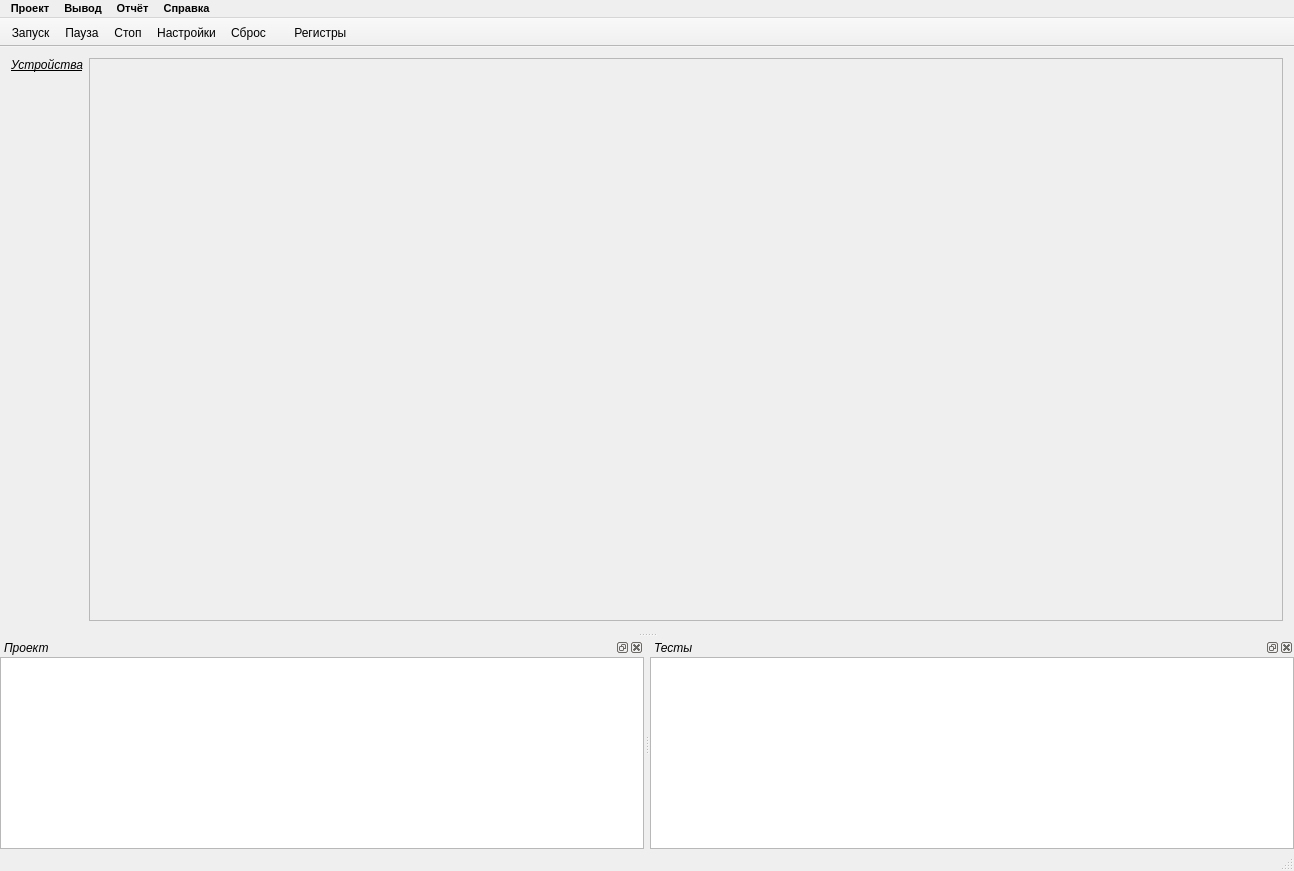
<?xml version="1.0" encoding="UTF-8"?>
<ui version="4.0">
 <class>MainWindow</class>
 <widget class="QMainWindow" name="MainWindow">
  <property name="geometry">
   <rect>
    <x>0</x>
    <y>0</y>
    <width>1294</width>
    <height>871</height>
   </rect>
  </property>
  <property name="windowTitle">
   <string>Программа управления тестированием ВСК</string>
  </property>
  <property name="windowIcon">
   <iconset resource="tgca.qrc">
    <normaloff>:/pictogram/icon-O-30.png</normaloff>:/pictogram/icon-O-30.png</iconset>
  </property>
  <widget class="QWidget" name="centralWidget">
   <layout class="QGridLayout" name="gridLayout">
    <item row="0" column="0">
     <layout class="QVBoxLayout" name="deviceLayout">
      <item>
       <widget class="QLabel" name="labeDevicesTitle">
        <property name="font">
         <font>
          <weight>50</weight>
          <italic>true</italic>
          <bold>false</bold>
          <underline>true</underline>
         </font>
        </property>
        <property name="contextMenuPolicy">
         <enum>Qt::CustomContextMenu</enum>
        </property>
        <property name="text">
         <string>Устройства</string>
        </property>
        <property name="alignment">
         <set>Qt::AlignBottom|Qt::AlignHCenter</set>
        </property>
       </widget>
      </item>
      <item>
       <layout class="QVBoxLayout" name="devices"/>
      </item>
      <item>
       <spacer name="verticalSpacer">
        <property name="orientation">
         <enum>Qt::Vertical</enum>
        </property>
        <property name="sizeHint" stdset="0">
         <size>
          <width>20</width>
          <height>40</height>
         </size>
        </property>
       </spacer>
      </item>
     </layout>
    </item>
    <item row="0" column="1">
     <widget class="QScrollArea" name="scrollArea">
      <property name="widgetResizable">
       <bool>true</bool>
      </property>
      <widget class="QWidget" name="scrollLayout">
       <property name="geometry">
        <rect>
         <x>0</x>
         <y>0</y>
         <width>1206</width>
         <height>549</height>
        </rect>
       </property>
       <layout class="QVBoxLayout" name="verticalLayout">
        <item>
         <layout class="QVBoxLayout" name="tests"/>
        </item>
        <item>
         <spacer name="verticalSpacer_2">
          <property name="orientation">
           <enum>Qt::Vertical</enum>
          </property>
          <property name="sizeHint" stdset="0">
           <size>
            <width>20</width>
            <height>266</height>
           </size>
          </property>
         </spacer>
        </item>
       </layout>
      </widget>
     </widget>
    </item>
   </layout>
  </widget>
  <widget class="QToolBar" name="mainToolBar">
   <property name="font">
    <font>
     <pointsize>9</pointsize>
     <weight>50</weight>
     <bold>false</bold>
    </font>
   </property>
   <property name="windowTitle">
    <string>Панель инструментов</string>
   </property>
   <property name="movable">
    <bool>false</bool>
   </property>
   <property name="iconSize">
    <size>
     <width>20</width>
     <height>20</height>
    </size>
   </property>
   <property name="toolButtonStyle">
    <enum>Qt::ToolButtonTextUnderIcon</enum>
   </property>
   <property name="floatable">
    <bool>false</bool>
   </property>
   <attribute name="toolBarArea">
    <enum>TopToolBarArea</enum>
   </attribute>
   <attribute name="toolBarBreak">
    <bool>false</bool>
   </attribute>
   <addaction name="actRun"/>
   <addaction name="actPause"/>
   <addaction name="actStop"/>
   <addaction name="actSettings"/>
   <addaction name="actCancellation"/>
   <addaction name="actConfiguration"/>
  </widget>
  <widget class="QMenuBar" name="menuBar">
   <property name="geometry">
    <rect>
     <x>0</x>
     <y>0</y>
     <width>1294</width>
     <height>19</height>
    </rect>
   </property>
   <property name="font">
    <font>
     <pointsize>8</pointsize>
     <weight>75</weight>
     <bold>true</bold>
    </font>
   </property>
   <widget class="QMenu" name="project">
    <property name="font">
     <font>
      <pointsize>9</pointsize>
     </font>
    </property>
    <property name="title">
     <string>Проект</string>
    </property>
    <widget class="QMenu" name="menuTests">
     <property name="title">
      <string>Добавить тест</string>
     </property>
     <property name="icon">
      <iconset resource="tgca.qrc">
       <normaloff>:/pictogram/runtonewscript.png</normaloff>:/pictogram/runtonewscript.png</iconset>
     </property>
     <addaction name="actCreateTest"/>
     <addaction name="actLoadTest"/>
    </widget>
    <addaction name="actLoadPrj"/>
    <addaction name="actSavePrj"/>
    <addaction name="actAddDevice"/>
    <addaction name="menuTests"/>
   </widget>
   <widget class="QMenu" name="report">
    <property name="font">
     <font>
      <pointsize>9</pointsize>
     </font>
    </property>
    <property name="title">
     <string>Отчёт</string>
    </property>
    <addaction name="actCreateRep"/>
    <addaction name="actPrintRep"/>
   </widget>
   <widget class="QMenu" name="reference">
    <property name="font">
     <font>
      <pointsize>9</pointsize>
     </font>
    </property>
    <property name="title">
     <string>Справка</string>
    </property>
    <addaction name="actAbout"/>
    <addaction name="actHelp"/>
   </widget>
   <widget class="QMenu" name="outputMenu">
    <property name="title">
     <string>Вывод</string>
    </property>
   </widget>
   <addaction name="project"/>
   <addaction name="outputMenu"/>
   <addaction name="report"/>
   <addaction name="reference"/>
  </widget>
  <widget class="QStatusBar" name="statusBar"/>
  <widget class="QDockWidget" name="dockPro">
   <property name="font">
    <font>
     <weight>50</weight>
     <italic>true</italic>
     <bold>false</bold>
    </font>
   </property>
   <property name="floating">
    <bool>false</bool>
   </property>
   <property name="windowTitle">
    <string>Проект</string>
   </property>
   <attribute name="dockWidgetArea">
    <number>8</number>
   </attribute>
   <widget class="QWidget" name="dockWidgetContents">
    <layout class="QGridLayout" name="gridLayout_2">
     <property name="leftMargin">
      <number>0</number>
     </property>
     <property name="topMargin">
      <number>0</number>
     </property>
     <property name="rightMargin">
      <number>0</number>
     </property>
     <property name="bottomMargin">
      <number>0</number>
     </property>
     <item row="0" column="0">
      <widget class="QTextBrowser" name="projectBrowser">
       <property name="sizePolicy">
        <sizepolicy hsizetype="Expanding" vsizetype="Expanding">
         <horstretch>0</horstretch>
         <verstretch>0</verstretch>
        </sizepolicy>
       </property>
       <property name="font">
        <font>
         <pointsize>9</pointsize>
        </font>
       </property>
       <property name="contextMenuPolicy">
        <enum>Qt::CustomContextMenu</enum>
       </property>
      </widget>
     </item>
    </layout>
   </widget>
  </widget>
  <widget class="QDockWidget" name="dockTest">
   <property name="font">
    <font>
     <italic>true</italic>
    </font>
   </property>
   <property name="windowTitle">
    <string>Тесты</string>
   </property>
   <attribute name="dockWidgetArea">
    <number>8</number>
   </attribute>
   <widget class="QWidget" name="dockWidgetContents_2">
    <layout class="QGridLayout" name="gridLayout_3">
     <property name="leftMargin">
      <number>0</number>
     </property>
     <property name="topMargin">
      <number>0</number>
     </property>
     <property name="rightMargin">
      <number>0</number>
     </property>
     <property name="bottomMargin">
      <number>0</number>
     </property>
     <item row="0" column="0">
      <widget class="QTextBrowser" name="testBrowser">
       <property name="font">
        <font>
         <pointsize>10</pointsize>
        </font>
       </property>
       <property name="contextMenuPolicy">
        <enum>Qt::CustomContextMenu</enum>
       </property>
       <property name="html">
        <string>&lt;!DOCTYPE HTML PUBLIC &quot;-//W3C//DTD HTML 4.0//EN&quot; &quot;http://www.w3.org/TR/REC-html40/strict.dtd&quot;&gt;
&lt;html&gt;&lt;head&gt;&lt;meta name=&quot;qrichtext&quot; content=&quot;1&quot; /&gt;&lt;style type=&quot;text/css&quot;&gt;
p, li { white-space: pre-wrap; }
&lt;/style&gt;&lt;/head&gt;&lt;body style=&quot; font-family:'MS Shell Dlg 2'; font-size:10pt; font-weight:400; font-style:italic;&quot;&gt;
&lt;p style=&quot;-qt-paragraph-type:empty; margin-top:0px; margin-bottom:0px; margin-left:0px; margin-right:0px; -qt-block-indent:0; text-indent:0px; font-family:'Sans';&quot;&gt;&lt;br /&gt;&lt;/p&gt;&lt;/body&gt;&lt;/html&gt;</string>
       </property>
      </widget>
     </item>
    </layout>
   </widget>
  </widget>
  <action name="actConfiguration">
   <property name="icon">
    <iconset resource="tgca.qrc">
     <normaloff>:/pictogram/calculator_8158.png</normaloff>:/pictogram/calculator_8158.png</iconset>
   </property>
   <property name="text">
    <string>Конфигурация</string>
   </property>
   <property name="iconText">
    <string>    Регистры  </string>
   </property>
   <property name="toolTip">
    <string>Просмотр и конфигурация регистров устройства</string>
   </property>
  </action>
  <action name="actLoadPrj">
   <property name="icon">
    <iconset resource="tgca.qrc">
     <normaloff>:/pictogram/kde-document-open_9221.png</normaloff>:/pictogram/kde-document-open_9221.png</iconset>
   </property>
   <property name="text">
    <string>Загрузить</string>
   </property>
   <property name="toolTip">
    <string>Загрузить проект из файла</string>
   </property>
   <property name="shortcut">
    <string>Ctrl+P</string>
   </property>
  </action>
  <action name="actSavePrj">
   <property name="icon">
    <iconset resource="tgca.qrc">
     <normaloff>:/pictogram/disk_1286.png</normaloff>:/pictogram/disk_1286.png</iconset>
   </property>
   <property name="text">
    <string>Сохранить</string>
   </property>
   <property name="toolTip">
    <string>Сохранить проект в файле</string>
   </property>
   <property name="shortcut">
    <string>Ctrl+S</string>
   </property>
  </action>
  <action name="actCreateRep">
   <property name="icon">
    <iconset resource="tgca.qrc">
     <normaloff>:/pictogram/script_save_8920.png</normaloff>:/pictogram/script_save_8920.png</iconset>
   </property>
   <property name="text">
    <string>Сохранить в PDF</string>
   </property>
   <property name="toolTip">
    <string>Создать отчёт для просмотра</string>
   </property>
   <property name="shortcut">
    <string>Ctrl+R</string>
   </property>
  </action>
  <action name="actPrintRep">
   <property name="icon">
    <iconset resource="tgca.qrc">
     <normaloff>:/pictogram/printer_5065.png</normaloff>:/pictogram/printer_5065.png</iconset>
   </property>
   <property name="text">
    <string>Напечатать</string>
   </property>
   <property name="toolTip">
    <string>Создание и печать отчёта без просмотра</string>
   </property>
  </action>
  <action name="actAbout">
   <property name="text">
    <string>О программе</string>
   </property>
   <property name="toolTip">
    <string>Справка о программе</string>
   </property>
   <property name="shortcut">
    <string>Ctrl+H</string>
   </property>
  </action>
  <action name="actHelp">
   <property name="enabled">
    <bool>false</bool>
   </property>
   <property name="text">
    <string>Помощь</string>
   </property>
   <property name="toolTip">
    <string>Открыть файл описания (руководство)</string>
   </property>
   <property name="shortcut">
    <string>F1</string>
   </property>
  </action>
  <action name="actAddDevice">
   <property name="icon">
    <iconset resource="tgca.qrc">
     <normaloff>:/pictogram/drive_add_7644.png</normaloff>:/pictogram/drive_add_7644.png</iconset>
   </property>
   <property name="text">
    <string>Добавить устройство</string>
   </property>
   <property name="shortcut">
    <string>Ctrl+A</string>
   </property>
  </action>
  <action name="actRun">
   <property name="icon">
    <iconset resource="tgca.qrc">
     <normaloff>:/pictogram/play-to.png</normaloff>:/pictogram/play-to.png</iconset>
   </property>
   <property name="text">
    <string>Запуск</string>
   </property>
   <property name="toolTip">
    <string>Запустить тесты (F5)</string>
   </property>
   <property name="shortcut">
    <string>F5</string>
   </property>
  </action>
  <action name="actCreateTest">
   <property name="text">
    <string>Создать</string>
   </property>
   <property name="toolTip">
    <string>Создать новый тест</string>
   </property>
   <property name="shortcut">
    <string>Ctrl+N</string>
   </property>
  </action>
  <action name="actLoadTest">
   <property name="text">
    <string>Загрузить</string>
   </property>
   <property name="toolTip">
    <string>Загрузить тест из файла</string>
   </property>
   <property name="shortcut">
    <string>Ctrl+L</string>
   </property>
  </action>
  <action name="actPause">
   <property name="icon">
    <iconset resource="tgca.qrc">
     <normaloff>:/pictogram/gtk-media-pause_2289.png</normaloff>:/pictogram/gtk-media-pause_2289.png</iconset>
   </property>
   <property name="text">
    <string>Пауза</string>
   </property>
   <property name="toolTip">
    <string>Пауза (Break)</string>
   </property>
   <property name="shortcut">
    <string>Pause</string>
   </property>
  </action>
  <action name="actStop">
   <property name="icon">
    <iconset resource="tgca.qrc">
     <normaloff>:/pictogram/gtk-media-stop_9402.png</normaloff>:/pictogram/gtk-media-stop_9402.png</iconset>
   </property>
   <property name="text">
    <string>Стоп</string>
   </property>
   <property name="toolTip">
    <string>Прервать выполнение тестов (Ctrl+Break)</string>
   </property>
   <property name="shortcut">
    <string>Ctrl+Cancel</string>
   </property>
  </action>
  <action name="actCancellation">
   <property name="icon">
    <iconset resource="tgca.qrc">
     <normaloff>:/pictogram/clear.png</normaloff>:/pictogram/clear.png</iconset>
   </property>
   <property name="text">
    <string>Сброс</string>
   </property>
   <property name="toolTip">
    <string>Сброс результатов и статистик всех тестов (Alt+R)</string>
   </property>
   <property name="shortcut">
    <string>Alt+R</string>
   </property>
  </action>
  <action name="actSettings">
   <property name="icon">
    <iconset resource="tgca.qrc">
     <normaloff>:/pictogram/control_equalizer_blue_4492.png</normaloff>:/pictogram/control_equalizer_blue_4492.png</iconset>
   </property>
   <property name="text">
    <string>Настройки</string>
   </property>
   <property name="toolTip">
    <string>Настройки среды (F3)</string>
   </property>
   <property name="shortcut">
    <string>F3</string>
   </property>
  </action>
 </widget>
 <layoutdefault spacing="6" margin="11"/>
 <resources>
  <include location="tgca.qrc"/>
 </resources>
 <connections>
  <connection>
   <sender>actAddDevice</sender>
   <signal>triggered()</signal>
   <receiver>MainWindow</receiver>
   <slot>addNewDevice()</slot>
   <hints>
    <hint type="sourcelabel">
     <x>-1</x>
     <y>-1</y>
    </hint>
    <hint type="destinationlabel">
     <x>548</x>
     <y>363</y>
    </hint>
   </hints>
  </connection>
  <connection>
   <sender>actLoadPrj</sender>
   <signal>triggered()</signal>
   <receiver>MainWindow</receiver>
   <slot>onLoadPrj()</slot>
   <hints>
    <hint type="sourcelabel">
     <x>-1</x>
     <y>-1</y>
    </hint>
    <hint type="destinationlabel">
     <x>548</x>
     <y>363</y>
    </hint>
   </hints>
  </connection>
  <connection>
   <sender>actCreateRep</sender>
   <signal>triggered()</signal>
   <receiver>MainWindow</receiver>
   <slot>onCreateRep()</slot>
   <hints>
    <hint type="sourcelabel">
     <x>-1</x>
     <y>-1</y>
    </hint>
    <hint type="destinationlabel">
     <x>548</x>
     <y>363</y>
    </hint>
   </hints>
  </connection>
  <connection>
   <sender>actHelp</sender>
   <signal>triggered()</signal>
   <receiver>MainWindow</receiver>
   <slot>onHelp()</slot>
   <hints>
    <hint type="sourcelabel">
     <x>-1</x>
     <y>-1</y>
    </hint>
    <hint type="destinationlabel">
     <x>548</x>
     <y>363</y>
    </hint>
   </hints>
  </connection>
  <connection>
   <sender>actPrintRep</sender>
   <signal>triggered()</signal>
   <receiver>MainWindow</receiver>
   <slot>onPrintRep()</slot>
   <hints>
    <hint type="sourcelabel">
     <x>-1</x>
     <y>-1</y>
    </hint>
    <hint type="destinationlabel">
     <x>548</x>
     <y>363</y>
    </hint>
   </hints>
  </connection>
  <connection>
   <sender>actSavePrj</sender>
   <signal>triggered()</signal>
   <receiver>MainWindow</receiver>
   <slot>onSavePrj()</slot>
   <hints>
    <hint type="sourcelabel">
     <x>-1</x>
     <y>-1</y>
    </hint>
    <hint type="destinationlabel">
     <x>548</x>
     <y>363</y>
    </hint>
   </hints>
  </connection>
  <connection>
   <sender>labeDevicesTitle</sender>
   <signal>customContextMenuRequested(QPoint)</signal>
   <receiver>MainWindow</receiver>
   <slot>onMenuDevices(QPoint)</slot>
   <hints>
    <hint type="sourcelabel">
     <x>85</x>
     <y>84</y>
    </hint>
    <hint type="destinationlabel">
     <x>548</x>
     <y>363</y>
    </hint>
   </hints>
  </connection>
  <connection>
   <sender>actAbout</sender>
   <signal>triggered()</signal>
   <receiver>MainWindow</receiver>
   <slot>onAbout()</slot>
   <hints>
    <hint type="sourcelabel">
     <x>-1</x>
     <y>-1</y>
    </hint>
    <hint type="destinationlabel">
     <x>548</x>
     <y>363</y>
    </hint>
   </hints>
  </connection>
  <connection>
   <sender>actCreateTest</sender>
   <signal>triggered()</signal>
   <receiver>MainWindow</receiver>
   <slot>createTest()</slot>
   <hints>
    <hint type="sourcelabel">
     <x>-1</x>
     <y>-1</y>
    </hint>
    <hint type="destinationlabel">
     <x>597</x>
     <y>261</y>
    </hint>
   </hints>
  </connection>
  <connection>
   <sender>actLoadTest</sender>
   <signal>triggered()</signal>
   <receiver>MainWindow</receiver>
   <slot>openTest()</slot>
   <hints>
    <hint type="sourcelabel">
     <x>-1</x>
     <y>-1</y>
    </hint>
    <hint type="destinationlabel">
     <x>158</x>
     <y>270</y>
    </hint>
   </hints>
  </connection>
  <connection>
   <sender>scrollArea</sender>
   <signal>customContextMenuRequested(QPoint)</signal>
   <receiver>MainWindow</receiver>
   <slot>onMenuTests(QPoint)</slot>
   <hints>
    <hint type="sourcelabel">
     <x>787</x>
     <y>240</y>
    </hint>
    <hint type="destinationlabel">
     <x>753</x>
     <y>322</y>
    </hint>
   </hints>
  </connection>
  <connection>
   <sender>centralWidget</sender>
   <signal>customContextMenuRequested(QPoint)</signal>
   <receiver>MainWindow</receiver>
   <slot>onMenuDevices(QPoint)</slot>
   <hints>
    <hint type="sourcelabel">
     <x>753</x>
     <y>240</y>
    </hint>
    <hint type="destinationlabel">
     <x>753</x>
     <y>322</y>
    </hint>
   </hints>
  </connection>
  <connection>
   <sender>projectBrowser</sender>
   <signal>customContextMenuRequested(QPoint)</signal>
   <receiver>MainWindow</receiver>
   <slot>onMenuOutput(QPoint)</slot>
   <hints>
    <hint type="sourcelabel">
     <x>376</x>
     <y>527</y>
    </hint>
    <hint type="destinationlabel">
     <x>753</x>
     <y>322</y>
    </hint>
   </hints>
  </connection>
  <connection>
   <sender>testBrowser</sender>
   <signal>customContextMenuRequested(QPoint)</signal>
   <receiver>MainWindow</receiver>
   <slot>onMenuOutput(QPoint)</slot>
   <hints>
    <hint type="sourcelabel">
     <x>1131</x>
     <y>527</y>
    </hint>
    <hint type="destinationlabel">
     <x>753</x>
     <y>322</y>
    </hint>
   </hints>
  </connection>
 </connections>
 <slots>
  <signal>runPressed()</signal>
  <slot>onLoadTst()</slot>
  <slot>onCreateRep()</slot>
  <slot>onAbout()</slot>
  <slot>addNewDevice()</slot>
  <slot>onPushConfig()</slot>
  <slot>onLoadPrj()</slot>
  <slot>onSavePrj()</slot>
  <slot>onRunTst()</slot>
  <slot>onPrintRep()</slot>
  <slot>onHelp()</slot>
  <slot>onMenuDevices(QPoint)</slot>
  <slot>createTest()</slot>
  <slot>onStop()</slot>
  <slot>onPause()</slot>
  <slot>onMenuTests(QPoint)</slot>
  <slot>onMenuOutput(QPoint)</slot>
  <slot>openTest()</slot>
 </slots>
</ui>
